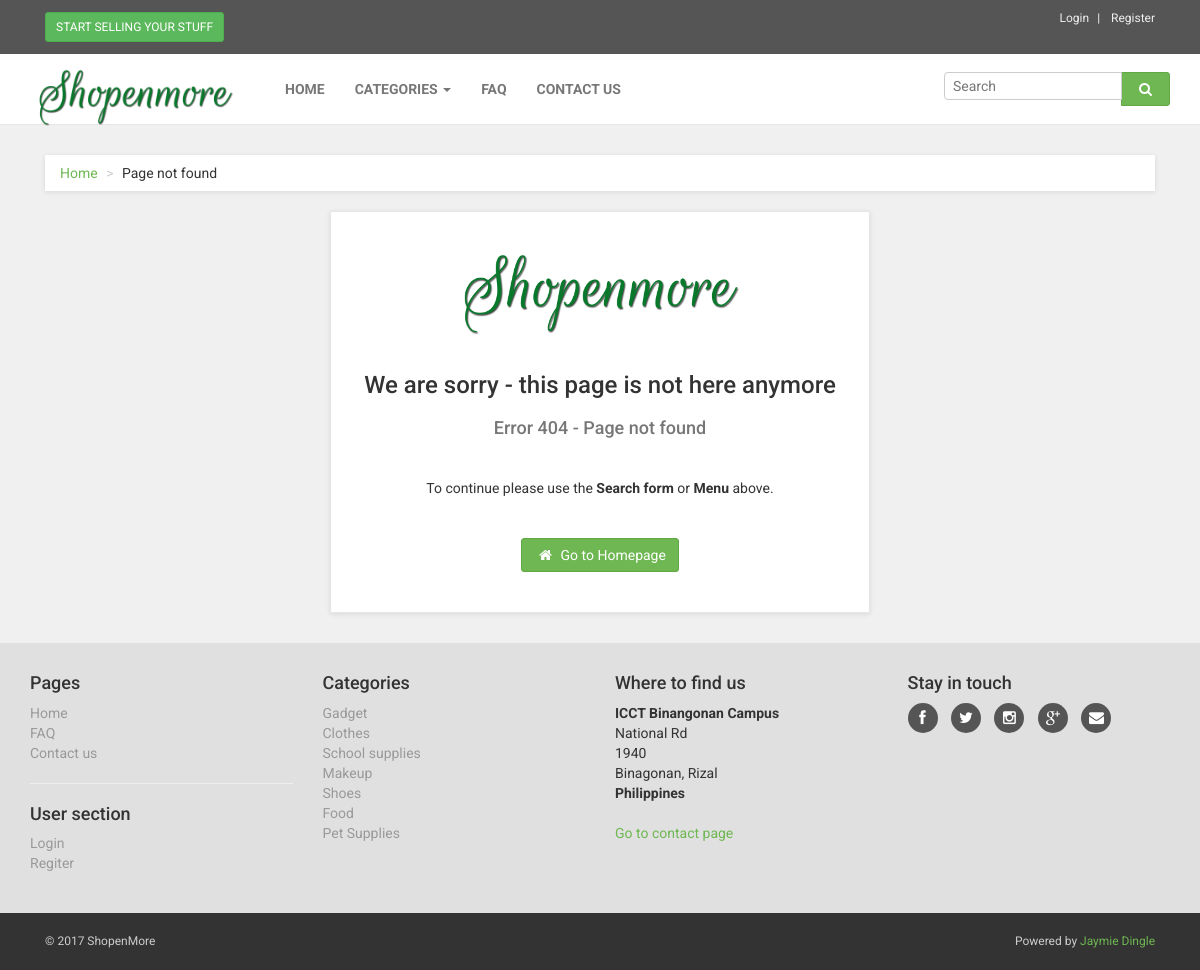
Page /404.php on the committed database.
### tables this page shows
CREATE TABLE `tb_item_category` (
  `id` int(11) NOT NULL,
  `name` varchar(100) NOT NULL,
  `theme` text NOT NULL,
  `image_url` text NOT NULL,
  `is_active` tinyint(1) NOT NULL DEFAULT '1'
);

CREATE TABLE `tb_site_info` (
  `id` int(11) NOT NULL,
  `title` varchar(50) NOT NULL,
  `tagline` text NOT NULL
);

### libs/meekrodb.2.3.class.php (called while the page is built, shortened)
<?php
class DB {
  protected static $mdb = null;
  public static function getMDB() {
    $mdb = DB::$mdb;
    if ($mdb === null) {
      $mdb = DB::$mdb = new MeekroDB();
    }
    $db_class_vars = get_class_vars('DB');
    return $mdb;
  }
  public static function query() { $args = func_get_args(); return call_user_func_array(array(DB::getMDB(), 'query'), $args); }
  public static function queryFirstRow() { $args = func_get_args(); return call_user_func_array(array(DB::getMDB(), 'queryFirstRow'), $args); }
}
class MeekroDB {
  public $dbName = '';
  public $user = '';
  public $password = '';
  public $host = 'localhost';
  public $port = null;
  public $encoding = 'latin1';
  public $connect_options = array(MYSQLI_OPT_CONNECT_TIMEOUT => 30);
  public $internal_mysql = null;
  public function __construct($host=null, $user=null, $password=null, $dbName=null, $port=null, $encoding=null) {
    if ($host === null) $host = DB::$host;
    if ($user === null) $user = DB::$user;
    if ($password === null) $password = DB::$password;
    if ($dbName === null) $dbName = DB::$dbName;
    if ($port === null) $port = DB::$port;
    if ($encoding === null) $encoding = DB::$encoding;
    $this->host = $host;
    $this->user = $user;
    $this->password = $password;
    $this->dbName = $dbName;
    $this->port = $port;
    $this->encoding = $encoding;
  }
  public function get() {
    $mysql = $this->internal_mysql;
    if (!($mysql instanceof MySQLi)) {
      if (! $this->port) $this->port = ini_get('mysqli.default_port');
      $mysql = new mysqli();
      foreach ($this->connect_options as $key => $value) {
        $mysql->options($key, $value);
      }
      $mysql->set_charset($this->encoding);
      $this->internal_mysql = $mysql;
    }
    return $mysql;
  }
  protected function preparseQueryParams() {
    $args = func_get_args();
    $sql = trim(strval(array_shift($args)));
    $args_all = $args;
    if (count($args_all) == 0) return array($sql);
    $chunkyQuery = array();
    return $chunkyQuery;
  }
  protected function parseQueryParams() {
    $args = func_get_args();
    $chunkyQuery = call_user_func_array(array($this, 'preparseQueryParams'), $args);
    $query = '';
    foreach ($chunkyQuery as $chunk) {
      if (is_string($chunk)) {
        $query .= $chunk;
        continue;
      }
      $result = '';
      $query .= $result;
    }
    return $query;
  }
  protected function prependCall($function, $args, $prepend) { array_unshift($args, $prepend); return call_user_func_array($function, $args); }
  public function query() { $args = func_get_args(); return $this->prependCall(array($this, 'queryHelper'), $args, 'assoc'); }
  protected function queryHelper() {
    $args = func_get_args();
    $type = array_shift($args);
    $db = $this->get();
    $is_buffered = true;
    $row_type = 'assoc';
    $full_names = false;
    $sql = call_user_func_array(array($this, 'parseQueryParams'), $args);
    $result = $db->query($sql, $is_buffered ? MYSQLI_STORE_RESULT : MYSQLI_USE_RESULT);
    $return = array();
    while ($row = ($row_type == 'assoc' ? $result->fetch_assoc() : $result->fetch_row())) {
      $return[] = $row;
    }
    return $return;
  }
  public function queryFirstRow() {
    $args = func_get_args();
    $result = call_user_func_array(array($this, 'query'), $args);
    return reset($result);
  }
}
?>

### includes/nav-bar.php (the view, shortened to what this page needs)
<div class="navbar navbar-default yamm" role="navigation" id="navbar">
    <div class="container">
        <div class="navbar-header">
            <a class="navbar-brand home" href="index.php" data-animate-hover="bounce" >
                <img class="logo" src="images/shopenmore-logo.png" alt="Obaju logo" class="hidden-xs">
            </a>
        </div>
        <div class="navbar-collapse collapse" id="navigation">
            <ul class="nav navbar-nav navbar-left">
                <li class="home"><a href="index.php">Home</a>
                </li>
                <li class="category dropdown yamm-fw">
                    <a href="#" class="dropdown-toggle" data-toggle="dropdown" data-hover="dropdown" data-delay="200">Categories <b class="caret"></b></a>
                </li>
               <li class="faq">
                <a href="faq.php">FAQ
                </a>
               </li>
               <li class="contact">
                <a href="contact.php">Contact us</a>
               </li>
            </ul>
        </div>
        <div class="navbar-buttons">
            <div class="clearfix" style="text-align: right;">
                <form class="navbar-form" action="search.php" method="GET" role="search">
                    <div class="input-group">
                        <input type="text" name="search" class="form-control" style="height: 28px;" placeholder="Search">
                        <span class="input-group-btn">
                             <button type="submit" class="btn btn-primary"><i class="fa fa-search"></i></button>
                        </span>
                    </div>
                </form>
            </div>
        </div>
    </div>
</div>

### includes/footer.php (shortened to what this page needs)
        <div id="footer" data-animate="fadeInUp">
            <div class="container">
                <div class="row">
                    <div class="col-md-3 col-sm-6">
                        <h4>Pages</h4>
                        <ul>
                            <li><a href="text.html">Home</a>
                            </li>
                            <li><a href="faq.php">FAQ</a>
                            </li>
                            <li><a href="contact.php">Contact us</a>
                            </li>
                        </ul>
                        <hr>
                        <h4>User section</h4>
                        <ul>
                            <li><a href="#" data-toggle="modal" data-target="#login-modal">Login</a>
                            </li>
                            <li><a href="register.php">Regiter</a>
                            </li>
                        </ul>
                    </div>
                    <div class="col-md-3 col-sm-6">
                        <h4>Categories</h4>
                        <ul>
                            <?php foreach($item_categories as $key=>$category){ ?>
                            <li><a href="category.php?id=<?php echo $category['id']; ?>"><?php echo $category['name']; ?></a>
                            </li>
                            <?php } ?>
                        </ul>
                    </div>
                    <div class="col-md-3 col-sm-6">
                        <h4>Where to find us</h4>
                        <p><strong>ICCT Binangonan Campus</strong>
                            <br>National Rd
                            <br>1940
                            <br>Binagonan, Rizal
                            <br>
                            <strong>Philippines</strong>
                        </p>
                        <a href="contact.php">Go to contact page</a>
                    </div>
                    <div class="col-md-3 col-sm-6">
                        <h4>Stay in touch</h4>
                        <p class="social">
                            <a href="https://www.facebook.com/SenMofficial/" class="facebook external" data-animate-hover="shake"><i class="fa fa-facebook"></i></a>
                            <a href="#" class="twitter external" data-animate-hover="shake"><i class="fa fa-twitter"></i></a>
                            <a href="#" class="instagram external" data-animate-hover="shake"><i class="fa fa-instagram"></i></a>
                            <a href="#" class="gplus external" data-animate-hover="shake"><i class="fa fa-google-plus"></i></a>
                            <a href="#" class="email external" data-animate-hover="shake"><i class="fa fa-envelope"></i></a>
                        </p>
                    </div>
                </div>
            </div>
        </div>
        <div id="copyright">
            <div class="container">
                <div class="col-md-6">
                    <p class="pull-left">© <?php echo date('Y'); ?> <?php echo $site_data['title']; ?></p>
                </div>
                <div class="col-md-6">
                    <p class="pull-right">Powered by <a href="https://www.linkedin.com/in/jaymie-dingle-946aa3111/" target="_blank">Jaymie Dingle</a>
                    </p>
                </div>
            </div>
        </div>
    </div>
</body>
</html>

### css/style.green.css (style rules this page uses)
a, button { -webkit-transition: all 0.2s ease-out; -moz-transition: all 0.2s ease-out; transition: all 0.2s ease-out; }
a i.fa, button i.fa { margin: 0 5px; }
.navbar ul.nav > li > a { text-transform: uppercase; font-weight: bold; }
#footer { background: #e0e0e0; padding: 20px 0; }
#footer ul { padding-left: 0; list-style: none; }
#footer ul a { color: #999999; }
#footer .social { text-align: left; }
#footer .social a { margin: 0 10px 0 0; color: #fff; display: inline-block; width: 30px; height: 30px; border-radius: 15px; line-height: 26px; font-size: 15px; text-align: center; -webkit-transition: all 0.2s ease-out; -moz-transition: all 0.2s ease-out; transition: all 0.2s ease-out; vertical-align: bottom; background-color: #555555; }
#footer .social a i { vertical-align: bottom; line-height: 30px; }
#copyright { background: #333; color: #ccc; padding: 20px 0; font-size: 12px; }
#copyright p { margin: 0; }
.yamm .nav, .yamm .collapse, .yamm .dropup, .yamm .dropdown { position: static; }
.yamm .container { position: relative; }
.nav { margin-bottom: 0; padding-left: 0; list-style: none; }
.nav > li > a { padding: 10px 15px; }
.navbar { font-family: "Roboto", Helvetica, Arial, sans-serif; min-height: 70px; margin-bottom: 30px; border: none; border-bottom: 1px solid transparent; }
@media (min-width: 768px) { .navbar { border-radius: 0; } }
.navbar-collapse { max-height: 340px; overflow-x: visible; padding-right: 15px; padding-left: 15px; }
@media (min-width: 768px) { .navbar-collapse { float: left; width: auto; border-top: 0; box-shadow: none; } }
@media (min-width: 768px) { .navbar-collapse.collapse { display: block !important; height: auto !important; padding-bottom: 0; overflow: visible !important; } }
.container > .navbar-header, .container-fluid > .navbar-header, .container > .navbar-collapse, .container-fluid > .navbar-collapse { margin-right: -15px; margin-left: -15px; }
@media (min-width: 768px) { .container > .navbar-header, .container-fluid > .navbar-header, .container > .navbar-collapse, .container-fluid > .navbar-collapse { margin-right: 0; margin-left: 0; } }
.navbar-brand { float: left; padding: 10px 15px; font-size: 18px; line-height: 20px; height: 70px; }
@media (min-width: 768px) { .navbar > .container .navbar-brand, .navbar > .container-fluid .navbar-brand { margin-left: -15px; } }
.navbar-nav { margin: 12.5px -15px; }
.navbar-nav > li > a { padding-top: 10px; padding-bottom: 10px; line-height: 20px; }
@media (min-width: 768px) { .navbar-nav { float: left; margin: 0; } }
@media (min-width: 768px) { .navbar-nav > li { float: left; } }
@media (min-width: 768px) { .navbar-nav > li > a { padding-top: 25px; padding-bottom: 25px; } }
.navbar-form { margin-left: -15px; margin-right: -15px; padding: 0px 15px; border: none; margin-top: 18px; margin-bottom: 18px; }
.navbar-default { background-color: #ffffff; border-bottom-color: #e6e6e6; }
.navbar-default .navbar-brand { color: #777777; }
.navbar-default .navbar-nav > li > a { color: #777777; }
.navbar-default .navbar-collapse { border-color: #e6e6e6; }
body { font-family: "Roboto", Helvetica, Arial, sans-serif; font-size: 14px; line-height: 1.42857143; color: #333333; background-color: #f0f0f0; }
a { color: #6eb752; text-decoration: none; }
hr { margin-top: 20px; margin-bottom: 20px; border: 0; border-top: 1px solid #eeeeee; }
.btn { font-weight: normal; font-family: "Roboto", Helvetica, Arial, sans-serif; padding: 6px 12px; font-size: 14px; line-height: 1.42857143; border-radius: 3px; }
.btn-primary { color: #ffffff; background-color: #6eb752; border-color: #62a946; }
.form-control { -webkit-box-shadow: none; box-shadow: none; }
h1, h2, h3, h4, h5, h6, .h1, .h2, .h3, .h4, .h5, .h6 { font-family: inherit; font-weight: 500; line-height: 1.1; color: inherit; }
p, ul, ol { margin: 0 0 20px; }

### css/custom.css (style rules this page uses)
.navbar-brand { padding-top:0px }
.logo { width: 210px; }
input[type=text], input[type=password], select { font-size: 14px; padding: 8px; }

### rows in the picture
tb_item_category: name "Gadget"
tb_item_category: name "Clothes"
tb_item_category: name "School supplies"
tb_item_category: name "Makeup"
tb_item_category: name "Shoes"
tb_item_category: name "Food"
tb_item_category: name "Pet Supplies"
tb_site_info: title "ShopenMore"
